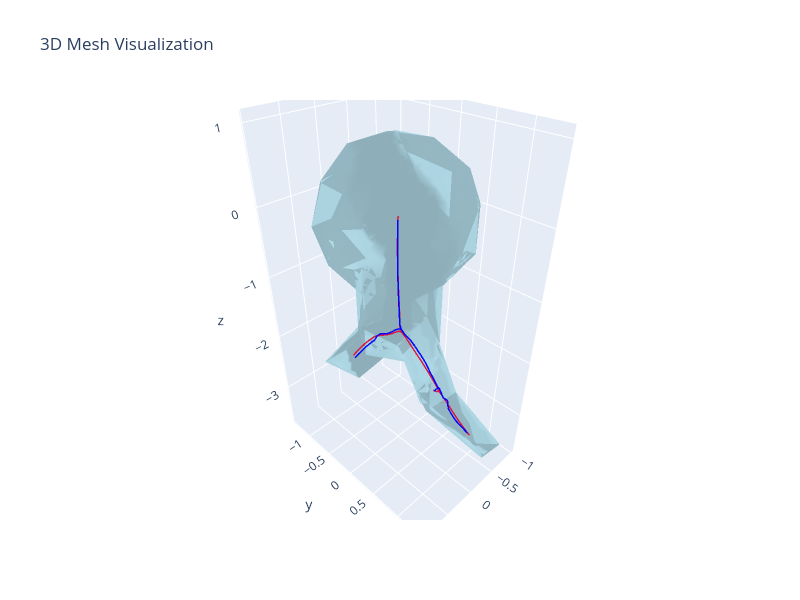

Write notebook code for a chart like this one.
### Code cell
opts = SkeletonOptimizerOptions(
    max_iterations=5,
    step_size=0.01,
    smoothing_weight=0.1,
    preserve_terminal_nodes=False,
    preserve_branch_nodes=False,
    verbose=True,
)
print("\nOptimizing skeleton (serial)...")
optimizer = SkeletonOptimizer(raw_skeleton, mm.mesh, opts)
optimized_skeleton = optimizer.optimize()
f = mm.visualize_mesh_3d(
    skel=[raw_skeleton, optimized_skeleton],
    skel_color=["crimson", "blue"],
    show_axes=True,
)
f.show()

skeleton = optimized_skeleton

### Figure 1 — Plotly figure (JSON) as saved in the notebook; plotly's stock layout.template omitted (floating-point values rounded to 4 significant figures; data arrays with more than 128 entries replaced by an {"elided": "..."} marker saying what was removed)
{"data": [{"color": "lightblue", "i": {"elided": "2830 int values"}, "j": {"elided": "2830 int values"}, "k": {"elided": "2830 int values"}, "name": "Mesh", "opacity": 0.8, "type": "mesh3d", "x": {"elided": "1417 float values"}, "y": {"elided": "1417 float values"}, "z": {"elided": "1417 float values"}}, {"line": {"color": "crimson", "width": 3}, "mode": "lines", "name": "Skeleton 0", "opacity": 0.95, "showlegend": false, "type": "scatter3d", "x": {"elided": "408 float values"}, "y": {"elided": "408 float values"}, "z": {"elided": "408 float values"}}, {"line": {"color": "blue", "width": 3}, "mode": "lines", "name": "Skeleton 1", "opacity": 0.95, "showlegend": false, "type": "scatter3d", "x": {"elided": "408 float values"}, "y": {"elided": "408 float values"}, "z": {"elided": "408 float values"}}], "layout": {"autosize": false, "height": 600, "scene": {"aspectmode": "data", "xaxis": {"visible": true}, "yaxis": {"visible": true}, "zaxis": {"visible": true}}, "title": {"text": "3D Mesh Visualization"}, "width": 800}}
